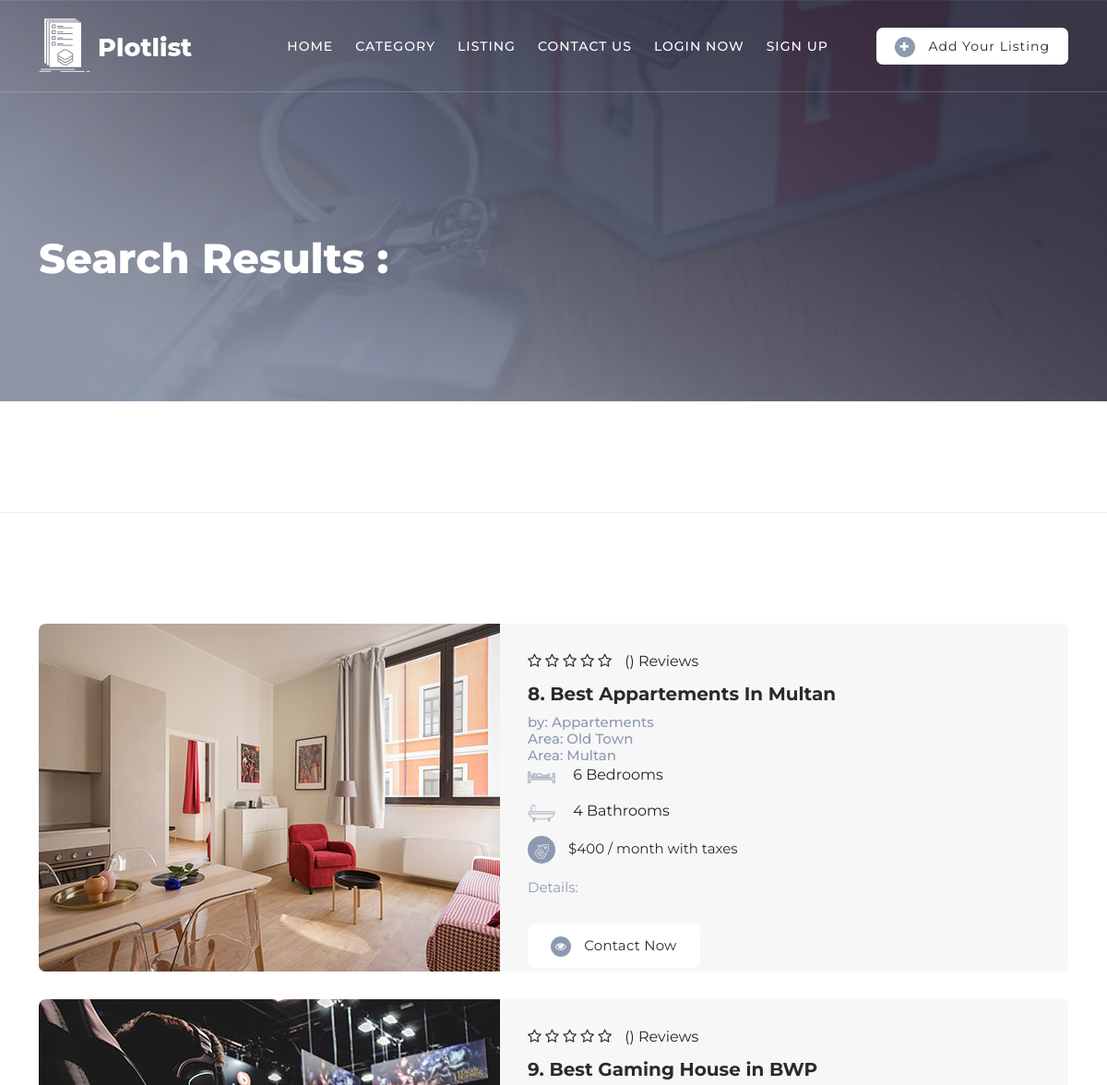
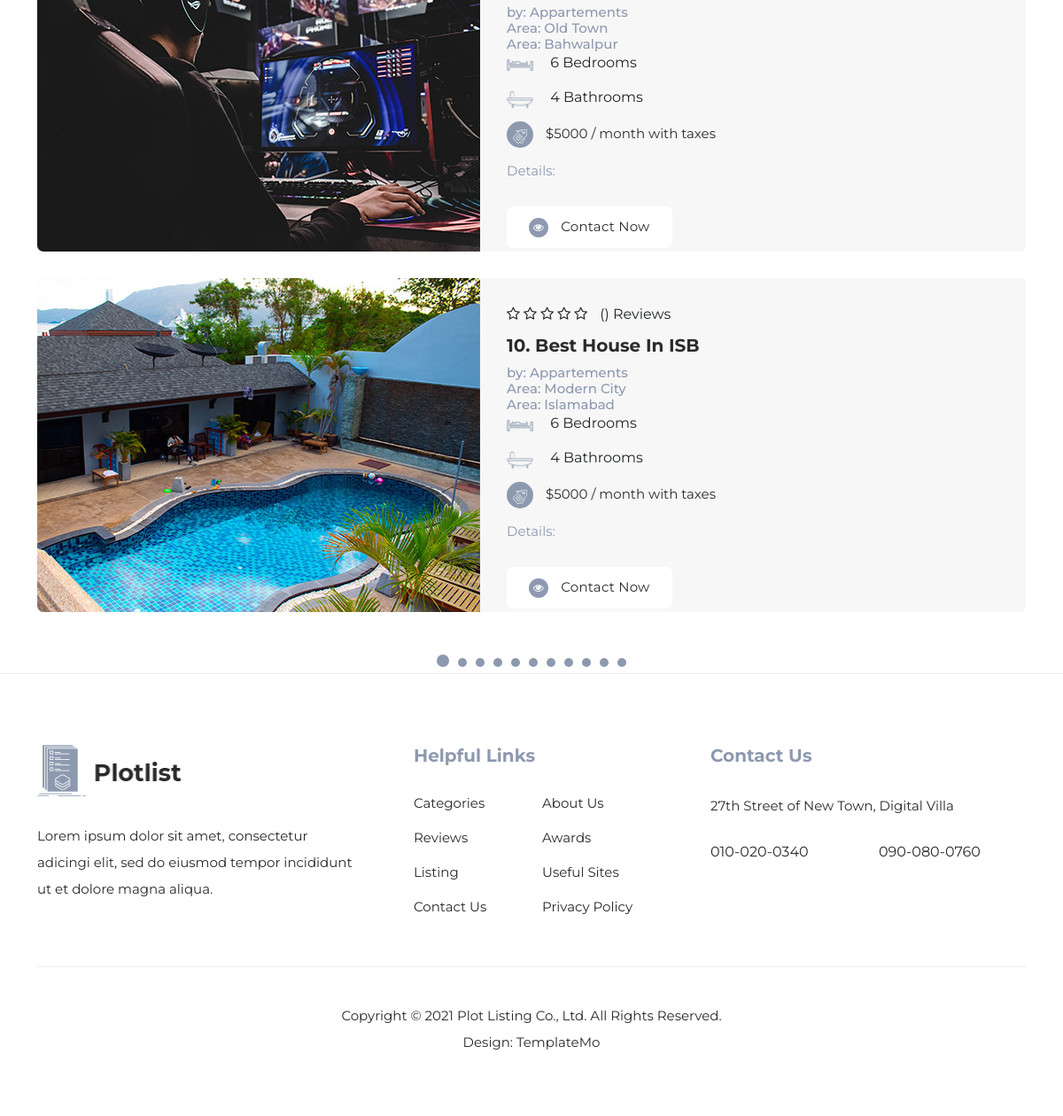
/Search/, run on the app's committed database (2 pictures, top to bottom).
### pages/models.py (models this page shows)
class Listings(models.Model):
    TYPE_CHOICES = [
        ('Car', 'Car'),
        ('Food and Life', 'Food and Life'),
        ('Travelling', 'Travelling'),
        ('Appartements', 'Appartements'),
        ('Shopping', 'Shopping'),
    ]
    area = models.CharField(max_length=80)
    location = models.CharField(max_length=80)
    price = models.IntegerField()
    image = models.ImageField(upload_to='shop/images', default="")
    title = models.CharField(max_length=170, default="")
    listing_type = models.CharField(max_length=20, choices=TYPE_CHOICES)

### pages/views.py (the view)
# urls.py: path('Search/', views.SearchView.as_view(), name= 'Search'),
class SearchView(ListView):
    template_name = 'search.html'
    model = Listings
    context_object_name = 'allpost'
    def get_queryset(self):
        query = self.request.GET.get('q')
        address = self.request.GET.get('address')
        price_range = self.request.GET.get('price')
        queryset = self.model.objects.all()
        if query:
            queryset = queryset.filter(Q(area__icontains=query))
        if address:
            queryset = queryset.filter(Q(location__icontains=address))
        if price_range:
            if price_range == "1000+":
                queryset = queryset.filter(Q(price__gte=1000))
            else:
                min_price, max_price = price_range.split('-')
                queryset = queryset.filter(Q(price__gte=min_price) & Q(price__lte=max_price))
        return queryset

### pages/templates/search.html
{% extends 'home.html' %}
{% load static %}
{% block content %}
<div class="page-heading">
  <div class="container">
    <div class="row">
      <div class="col-lg-8">
        <div class="top-text header-text">
          {% if allpost %}
          <h2>Search Results :</h2>
          {% else %}
          <h2>No Results Found</h2>
          {% endif %}
        </div>
      </div>
    </div>
  </div>
</div>
<div class="recent-listing">
    <div class="container">
      <div class="row">
        <div class="col-lg-12">
          <div class="owl-carousel owl-listing">
            {% for i in allpost %}
              {% if forloop.counter0|divisibleby:3 %}
                <div class="item">
              {% endif %}
              <div class="listing-item">
                <div class="left-image">
                  <a href="#"><img src="{{ i.image.url }}" alt="" class="listing_image" height="380px"></a>
                </div>
                <div class="right-content align-self-center">
                  <a href="#"><h4>{{ i.id }}. {{ i.title }}</h4></a>
                  <h6>by: {{ i.listing_type }}</h6>
                  {% if i.listing_type == 'Appartements' %}
                    <h6>Area: {{ i.area }}</h6>
                    <h6>Area: {{ i.location }}</h6>
                    <ul class="info">
                      <li><img src="{% static 'assets/images/listing-icon-02.png' %}" alt=""> 6 Bedrooms</li>
                      <li><img src="{% static 'assets/images/listing-icon-03.png' %}" alt=""> 4 Bathrooms</li>
                    </ul>
                  {% endif %}
                  <ul class="rate">
                    <li><i class="fa fa-star-o"></i></li>
                    <li><i class="fa fa-star-o"></i></li>
                    <li><i class="fa fa-star-o"></i></li>
                    <li><i class="fa fa-star-o"></i></li>
                    <li><i class="fa fa-star-o"></i></li>
                    <li>({{ i.reviews }}) Reviews</li>
                  </ul>
                  <span class="price">
                    <div class="icon">
                      <img src="{% static 'assets/images/listing-icon-01.png' %}" alt="">
                    </div> ${{ i.price }} / month with taxes
                  </span>
                  <span class="details">Details: <em>{{ i.details }}</em></span>
                  <div class="main-white-button">
                    <a href="{% url 'contact' %}"><i class="fa fa-eye"></i> Contact Now</a>
                  </div>
                </div>
              </div>
              {% if forloop.counter|divisibleby:3 or forloop.last %}
                </div>
              {% endif %}
            {% endfor %}
        </div>
      </div>
    </div>
  </div>
{% endblock content %}

### data on the page
Listings: image (picture), id "8", title "Best Appartements In Multan", listing_type "Appartements", area "Old Town", location "Multan", price "400"
Listings: image (picture), id "9", title "Best Gaming House in BWP", listing_type "Appartements", area "Old Town", location "Bahwalpur", price "5000"
Listings: image (picture), id "10", title "Best House In ISB", listing_type "Appartements", area "Modern City", location "Islamabad", price "5000"
